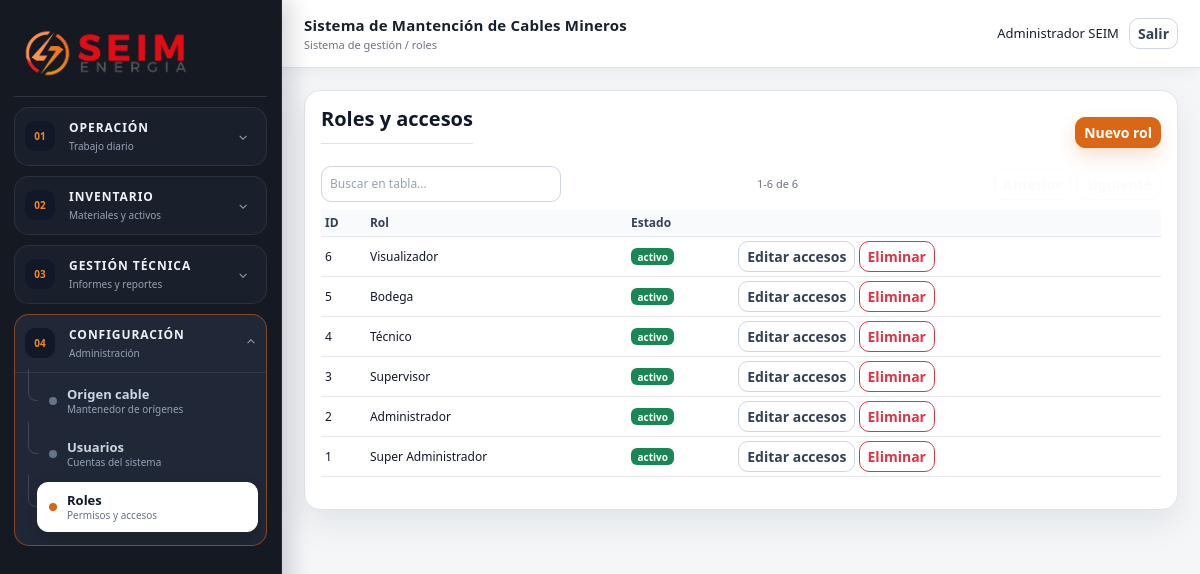
The app's page /public/roles (signed in) with its own data.
### tables this page shows
CREATE TABLE roles(id INT AUTO_INCREMENT PRIMARY KEY,nombre VARCHAR(80) NOT NULL UNIQUE,estado ENUM('activo','inactivo') DEFAULT 'activo',created_at TIMESTAMP NULL,updated_at TIMESTAMP NULL,deleted_at TIMESTAMP NULL);

### app/Core/App.php (called while the page is built, shortened)
<?php
final class App { private static array $config; private static ?PDO $pdo=null; public static function boot(array $config): void { self::$config=$config; } public static function config(string $key, mixed $default=null): mixed { return self::$config[$key] ?? $default; } public static function db(): PDO { if(!self::$pdo){ $db=self::$config['db']; $dsn="mysql:host={$db['host']};dbname={$db['name']};charset={$db['charset']}"; self::$pdo=new PDO($dsn,$db['user'],$db['pass'],[PDO::ATTR_ERRMODE=>PDO::ERRMODE_EXCEPTION,PDO::ATTR_DEFAULT_FETCH_MODE=>PDO::FETCH_ASSOC]); } return self::$pdo; } }

### app/Core/Controller.php (called while the page is built, shortened)
<?php
abstract class Controller { protected function view(string $view,array $data=[]):void{ extract($data); $viewFile=__DIR__.'/../Views/'.$view.'.php'; require __DIR__.'/../Views/layouts/app.php'; } protected function auth():void{ if(!current_user()) redirect('login'); } protected function requirePermission(string $module,string $action='ver'):void{ $this->auth(); if(($_SESSION['user']['rol']??'')==='Super Administrador') return; $perms=$_SESSION['permissions'][$module]??[]; if(empty($perms[$action])) { http_response_code(403); exit('Sin permisos'); } } protected function uploadImage(string $field,string $dir):?string{ if(empty($_FILES[$field]['name'])) return null; $cfg=App::config('image_mimes'); $tmp=$_FILES[$field]['tmp_name']; $mime=mime_content_type($tmp); if(!isset($cfg[$mime]) || $_FILES[$field]['size']>App::config('upload_max_bytes')) throw new \RuntimeException('Imagen inválida: use JPG, PNG o WEBP de máximo 3 MB.'); $name=bin2hex(random_bytes(12)).'.'.$cfg[$mime]; if(!is_dir(__DIR__.'/../../public/uploads/'.$dir)) mkdir(__DIR__.'/../../public/uploads/'.$dir,0775,true); move_uploaded_file($tmp,__DIR__.'/../../public/uploads/'.$dir.'/'.$name); return 'uploads/'.$dir.'/'.$name; } }

### app/Controllers/CatalogController.php (called while the page is built, shortened)
<?php
class CatalogController extends Controller {
 public function roles():void{$this->requirePermission('Roles');$m=new BaseCatalog;$rows=$m->all('roles');$this->view('roles/index',compact('rows'));}
}

### public/index.php (called while the page is built, shortened)
<?php
require_once __DIR__ . '/../app/Core/helpers.php';
spl_autoload_register(function (string $class): void {
    $prefix = 'App\\';
    if (str_starts_with($class, $prefix)) {
        $path = __DIR__ . '/../app/' . str_replace('\\', '/', substr($class, strlen($prefix))) . '.php';
    }
});
$router = new App\Core\Router();
$router->dispatch($_SERVER['REQUEST_METHOD'], parse_url($_SERVER['REQUEST_URI'], PHP_URL_PATH) ?: '/');

### app/Models/BaseCatalog.php (called while the page is built, shortened)
<?php
class BaseCatalog extends Model {
 private function hasSoftDelete(string $table): bool { return in_array($table, self::SOFT_DELETE_TABLES, true); }
 public function all(string $table,string $order='id DESC'): array { $where=$this->hasSoftDelete($table)?' WHERE deleted_at IS NULL':''; return $this->fetchAll("SELECT * FROM $table$where ORDER BY $order"); }
}

### app/Core/Model.php (called while the page is built, shortened)
<?php
abstract class Model { protected \PDO $db; public function __construct(){ $this->db=App::db(); } public function fetchAll(string $sql,array $p=[]):array{ $s=$this->db->prepare($sql); $s->execute($p); return $s->fetchAll(); } public function fetch(string $sql,array $p=[]):?array{ $s=$this->db->prepare($sql); $s->execute($p); return $s->fetch()?:null; } public function execSql(string $sql,array $p=[]):bool{ $s=$this->db->prepare($sql); return $s->execute($p); } }

### app/Views/roles/index.php (the view)
<div class="card-dark"><div class="d-flex justify-content-between align-items-center mb-2"><h5>Roles y accesos</h5><a class="btn btn-seim btn-sm" href="<?= url('roles/crear') ?>">Nuevo rol</a></div><table class="table table-dark table-sm datatable"><thead><tr><th>ID</th><th>Rol</th><th>Estado</th><th></th></tr></thead><tbody><?php foreach($rows as $r): ?><tr><td><?= $r['id'] ?></td><td><?= e($r['nombre']) ?></td><td><?= badge($r['estado']) ?></td><td><a class="btn btn-sm btn-outline-light" href="<?= url('roles/editar/'.$r['id']) ?>">Editar accesos</a> <form method="post" action="<?= url('roles/eliminar/'.$r['id']) ?>" class="d-inline" onsubmit="return confirm('¿Eliminar este rol?')"><?= csrf_field() ?><button class="btn btn-sm btn-outline-danger">Eliminar</button></form></td></tr><?php endforeach; ?></tbody></table></div>

### app/Core/Router.php (shortened to what this page needs)
<?php
final class Router
{
    private array $routes = [];
    private function add($m, $p, $a): void { $this->routes[$m][] = ['p' => trim($p, '/'), 'a' => $a]; }
    private function normalizePath(string $uri): string
    {
        $path = trim($uri, '/');
        $base = trim(parse_url(App::config('base_url'), PHP_URL_PATH) ?: '', '/');
        $projectBase = trim(dirname('/' . $base), '/.');
        foreach (array_filter([$base, $projectBase]) as $prefix) {
            if (str_starts_with($path, $prefix . '/')) {
                $path = trim(substr($path, strlen($prefix)), '/');
                break;
            }
        }
        return $path;
    }
    public function dispatch(string $method, string $uri): void
    {
        $path = $this->normalizePath($uri);
        foreach ($this->routes[$method] ?? [] as $r) {
            $regex = '#^' . preg_replace('#\{([a-z_]+)\}#', '(?P<$1>[^/]+)', $r['p']) . '$#';
            if (preg_match($regex, $path, $m)) {
                [$c, $fn] = $r['a'];
                $params = array_filter($m, 'is_string', ARRAY_FILTER_USE_KEY);
                (new $c)->$fn(...array_values($params));
                return;
            }
        }
    }
}

### app/Core/helpers.php (shortened to what this page needs)
<?php
function e(?string $v): string { return htmlspecialchars((string)$v, ENT_QUOTES, 'UTF-8'); }
function url(string $path = ''): string { return App\Core\App::config('base_url') . '/' . ltrim($path, '/'); }
function badge(string $estado): string { $map=['activo'=>'success','inactivo'=>'secondary','disponible'=>'success','en reparación'=>'warning','entregado'=>'info','dado de baja'=>'danger','borrador'=>'secondary','finalizado'=>'success','anulado'=>'danger','activa'=>'warning','cerrada'=>'success','crítico'=>'danger','critico'=>'danger','bajo'=>'warning','normal'=>'success']; return '<span class="badge text-bg-'.($map[$estado]??'secondary').'">'.e($estado).'</span>'; }

### public/assets/css/app.css (style rules this page uses)
:root { --bg:#f4f6f8;--bg-soft:#eef1f5;--side:#151922;--side-2:#1d2430;--card:#ffffff;--card-2:#f9fafb;--input:#ffffff;--text:#17202c;--text-inverse:#f8fafc;--muted:#6b7280; --brand-orange:#d96716;--brand-orange-2:#f08a24;--brand-red:#b91c1c;--brand-gray:#6f737b;--green:#d96716;--olive:#d99a22;--blue:#2563eb;--red:#b91c1c; --line:#dfe4ea;--line-dark:rgba(255,255,255,.12);--shadow:0 14px 34px rgba(15,23,42,.08) }
* { box-sizing:border-box }
body { background:var(--bg);color:var(--text);font-size:13px;min-height:100vh }
.card-dark,.panel,.kpi { background:var(--card);border:1px solid var(--line);border-radius:16px;padding:16px;box-shadow:var(--shadow) }
.btn { border-radius:10px;font-weight:700 }
.btn-seim { background:var(--brand-orange);border:1px solid var(--brand-orange);color:#fff;font-weight:800;box-shadow:0 8px 18px rgba(217,103,22,.20) }
.btn-outline-light { color:#334155;border-color:#cfd6df;background:#fff }
.table { font-size:12px }
.badge { font-size:10px }
.table-dark { --bs-table-bg:transparent;--bs-table-color:#111827;--bs-table-border-color:#e5e7eb;vertical-align:middle }
.table th,.table td { vertical-align:middle;white-space:nowrap }
.table th { text-align:left;color:#334155;background:#f8fafc }
.table td .btn { white-space:nowrap }
.card-dark h5,.card-dark h6 { display:flex;align-items:center;min-height:24px;margin-bottom:14px;color:#111827;font-weight:800 }
.card-dark h5 { padding-bottom:12px;border-bottom:1px solid var(--line) }
.form-enhanced { position:relative }

### records on screen
roles: id "6", nombre "Visualizador", estado "activo"
roles: id "5", nombre "Bodega", estado "activo"
roles: id "4", nombre "Técnico", estado "activo"
roles: id "3", nombre "Supervisor", estado "activo"
roles: id "2", nombre "Administrador", estado "activo"
roles: id "1", nombre "Super Administrador", estado "activo"

### other values on screen
$group['icon'] "01"
$group['label'] "OPERACIÓN"
$group['summary'] "Trabajo diario"
$group['icon'] "02"
$group['label'] "INVENTARIO"
$group['summary'] "Materiales y activos"
$group['icon'] "03"
$group['label'] "GESTIÓN TÉCNICA"
$group['summary'] "Informes y reportes"
$group['icon'] "04"
$group['label'] "CONFIGURACIÓN"
$group['summary'] "Administración"
$t "Origen cable"
$desc "Mantenedor de orígenes"
$t "Usuarios"
